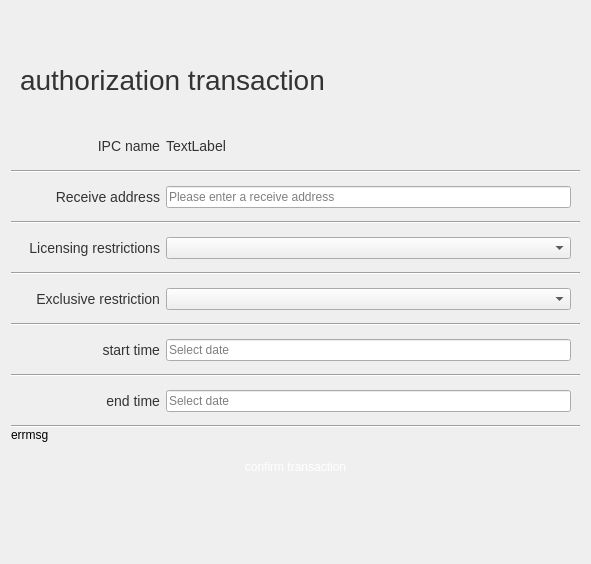
<?xml version="1.0" encoding="UTF-8"?>
<ui version="4.0">
 <class>IpcAuthorizationTransaction</class>
 <widget class="QWidget" name="IpcAuthorizationTransaction">
  <property name="geometry">
   <rect>
    <x>0</x>
    <y>0</y>
    <width>591</width>
    <height>564</height>
   </rect>
  </property>
  <property name="windowTitle">
   <string>Form</string>
  </property>
  <layout class="QVBoxLayout" name="verticalLayout_2">
   <property name="spacing">
    <number>0</number>
   </property>
   <item>
    <widget class="QWidget" name="widget_title" native="true">
     <property name="minimumSize">
      <size>
       <width>0</width>
       <height>111</height>
      </size>
     </property>
     <property name="maximumSize">
      <size>
       <width>16777215</width>
       <height>111</height>
      </size>
     </property>
     <layout class="QGridLayout" name="gridLayout_3">
      <item row="1" column="1">
       <widget class="QLabel" name="label_title">
        <property name="styleSheet">
         <string notr="true">font-size : 28px;
color: rgb(51, 51, 51);</string>
        </property>
        <property name="text">
         <string>authorization transaction</string>
        </property>
        <property name="alignment">
         <set>Qt::AlignLeading|Qt::AlignLeft|Qt::AlignVCenter</set>
        </property>
       </widget>
      </item>
      <item row="1" column="2">
       <spacer name="horizontalSpacer_4">
        <property name="orientation">
         <enum>Qt::Horizontal</enum>
        </property>
        <property name="sizeHint" stdset="0">
         <size>
          <width>40</width>
          <height>20</height>
         </size>
        </property>
       </spacer>
      </item>
      <item row="0" column="1">
       <widget class="QPushButton" name="pushButton_back">
        <property name="minimumSize">
         <size>
          <width>21</width>
          <height>21</height>
         </size>
        </property>
        <property name="maximumSize">
         <size>
          <width>21</width>
          <height>21</height>
         </size>
        </property>
        <property name="styleSheet">
         <string notr="true">border:none;
background-image: url(:/res/png/back.png);</string>
        </property>
        <property name="text">
         <string/>
        </property>
       </widget>
      </item>
     </layout>
    </widget>
   </item>
   <item>
    <widget class="QWidget" name="widget" native="true">
     <layout class="QVBoxLayout" name="verticalLayout">
      <property name="spacing">
       <number>0</number>
      </property>
      <property name="leftMargin">
       <number>0</number>
      </property>
      <property name="topMargin">
       <number>0</number>
      </property>
      <property name="rightMargin">
       <number>0</number>
      </property>
      <property name="bottomMargin">
       <number>0</number>
      </property>
      <item>
       <widget class="QWidget" name="widget_2" native="true">
        <property name="minimumSize">
         <size>
          <width>0</width>
          <height>0</height>
         </size>
        </property>
        <property name="maximumSize">
         <size>
          <width>16777215</width>
          <height>16777215</height>
         </size>
        </property>
        <layout class="QHBoxLayout" name="horizontalLayout_3">
         <item>
          <widget class="QLabel" name="label_11">
           <property name="minimumSize">
            <size>
             <width>140</width>
             <height>30</height>
            </size>
           </property>
           <property name="maximumSize">
            <size>
             <width>140</width>
             <height>16777215</height>
            </size>
           </property>
           <property name="styleSheet">
            <string notr="true">font-size : 14px;
color: rgb(51, 51, 51);</string>
           </property>
           <property name="text">
            <string>IPC name</string>
           </property>
           <property name="alignment">
            <set>Qt::AlignRight|Qt::AlignTrailing|Qt::AlignVCenter</set>
           </property>
          </widget>
         </item>
         <item>
          <widget class="QLabel" name="namelabel">
           <property name="minimumSize">
            <size>
             <width>0</width>
             <height>0</height>
            </size>
           </property>
           <property name="styleSheet">
            <string notr="true">font-size : 14px;
color: rgb(51, 51, 51);</string>
           </property>
           <property name="text">
            <string>TextLabel</string>
           </property>
           <property name="wordWrap">
            <bool>true</bool>
           </property>
          </widget>
         </item>
        </layout>
       </widget>
      </item>
      <item>
       <widget class="Line" name="line_6">
        <property name="orientation">
         <enum>Qt::Horizontal</enum>
        </property>
       </widget>
      </item>
      <item>
       <widget class="QWidget" name="widget_3" native="true">
        <property name="minimumSize">
         <size>
          <width>0</width>
          <height>48</height>
         </size>
        </property>
        <property name="maximumSize">
         <size>
          <width>16777215</width>
          <height>48</height>
         </size>
        </property>
        <layout class="QHBoxLayout" name="horizontalLayout_4">
         <item>
          <widget class="QLabel" name="label_2">
           <property name="minimumSize">
            <size>
             <width>140</width>
             <height>0</height>
            </size>
           </property>
           <property name="maximumSize">
            <size>
             <width>140</width>
             <height>16777215</height>
            </size>
           </property>
           <property name="styleSheet">
            <string notr="true">font-size : 14px;
color: rgb(51, 51, 51);</string>
           </property>
           <property name="text">
            <string>Receive address</string>
           </property>
           <property name="alignment">
            <set>Qt::AlignRight|Qt::AlignTrailing|Qt::AlignVCenter</set>
           </property>
          </widget>
         </item>
         <item>
          <widget class="QLineEdit" name="lineEdit_address">
           <property name="maxLength">
            <number>50</number>
           </property>
           <property name="placeholderText">
            <string>Please enter a receive address</string>
           </property>
          </widget>
         </item>
        </layout>
       </widget>
      </item>
      <item>
       <widget class="Line" name="line">
        <property name="orientation">
         <enum>Qt::Horizontal</enum>
        </property>
       </widget>
      </item>
      <item>
       <widget class="QWidget" name="widget_6" native="true">
        <property name="minimumSize">
         <size>
          <width>0</width>
          <height>48</height>
         </size>
        </property>
        <property name="maximumSize">
         <size>
          <width>16777215</width>
          <height>48</height>
         </size>
        </property>
        <layout class="QHBoxLayout" name="horizontalLayout_7">
         <item>
          <widget class="QLabel" name="label_3">
           <property name="minimumSize">
            <size>
             <width>140</width>
             <height>0</height>
            </size>
           </property>
           <property name="maximumSize">
            <size>
             <width>140</width>
             <height>16777215</height>
            </size>
           </property>
           <property name="styleSheet">
            <string notr="true">font-size : 14px;color: rgb(51, 51, 51);</string>
           </property>
           <property name="text">
            <string>Licensing restrictions</string>
           </property>
           <property name="alignment">
            <set>Qt::AlignRight|Qt::AlignTrailing|Qt::AlignVCenter</set>
           </property>
          </widget>
         </item>
         <item>
          <widget class="QComboBox" name="comboBox_license"/>
         </item>
        </layout>
       </widget>
      </item>
      <item>
       <widget class="Line" name="line_2">
        <property name="orientation">
         <enum>Qt::Horizontal</enum>
        </property>
       </widget>
      </item>
      <item>
       <widget class="QWidget" name="widget_7" native="true">
        <property name="minimumSize">
         <size>
          <width>0</width>
          <height>48</height>
         </size>
        </property>
        <property name="maximumSize">
         <size>
          <width>16777215</width>
          <height>48</height>
         </size>
        </property>
        <layout class="QHBoxLayout" name="horizontalLayout_8">
         <item>
          <widget class="QLabel" name="label_4">
           <property name="minimumSize">
            <size>
             <width>140</width>
             <height>0</height>
            </size>
           </property>
           <property name="maximumSize">
            <size>
             <width>140</width>
             <height>16777215</height>
            </size>
           </property>
           <property name="styleSheet">
            <string notr="true">font-size : 14px;color: rgb(51, 51, 51);</string>
           </property>
           <property name="text">
            <string>Exclusive restriction</string>
           </property>
           <property name="alignment">
            <set>Qt::AlignRight|Qt::AlignTrailing|Qt::AlignVCenter</set>
           </property>
          </widget>
         </item>
         <item>
          <widget class="QComboBox" name="comboBox_exclusive"/>
         </item>
        </layout>
       </widget>
      </item>
      <item>
       <widget class="Line" name="line_3">
        <property name="orientation">
         <enum>Qt::Horizontal</enum>
        </property>
       </widget>
      </item>
      <item>
       <widget class="QWidget" name="widget_5" native="true">
        <property name="minimumSize">
         <size>
          <width>0</width>
          <height>48</height>
         </size>
        </property>
        <property name="maximumSize">
         <size>
          <width>16777215</width>
          <height>48</height>
         </size>
        </property>
        <layout class="QHBoxLayout" name="horizontalLayout_6">
         <item>
          <widget class="QLabel" name="label_5">
           <property name="minimumSize">
            <size>
             <width>140</width>
             <height>0</height>
            </size>
           </property>
           <property name="maximumSize">
            <size>
             <width>140</width>
             <height>16777215</height>
            </size>
           </property>
           <property name="styleSheet">
            <string notr="true">font-size : 14px;color: rgb(51, 51, 51);</string>
           </property>
           <property name="text">
            <string>start time</string>
           </property>
           <property name="alignment">
            <set>Qt::AlignRight|Qt::AlignTrailing|Qt::AlignVCenter</set>
           </property>
          </widget>
         </item>
         <item>
          <widget class="CDateEdit" name="lineEdit_starttime">
           <property name="placeholderText">
            <string>Select date</string>
           </property>
          </widget>
         </item>
        </layout>
       </widget>
      </item>
      <item>
       <widget class="Line" name="line_4">
        <property name="orientation">
         <enum>Qt::Horizontal</enum>
        </property>
       </widget>
      </item>
      <item>
       <widget class="QWidget" name="widget_4" native="true">
        <property name="minimumSize">
         <size>
          <width>0</width>
          <height>48</height>
         </size>
        </property>
        <property name="maximumSize">
         <size>
          <width>16777215</width>
          <height>48</height>
         </size>
        </property>
        <layout class="QHBoxLayout" name="horizontalLayout_5">
         <item>
          <widget class="QLabel" name="label_6">
           <property name="minimumSize">
            <size>
             <width>140</width>
             <height>0</height>
            </size>
           </property>
           <property name="maximumSize">
            <size>
             <width>140</width>
             <height>16777215</height>
            </size>
           </property>
           <property name="styleSheet">
            <string notr="true">font-size : 14px;color: rgb(51, 51, 51);</string>
           </property>
           <property name="text">
            <string>end time</string>
           </property>
           <property name="alignment">
            <set>Qt::AlignRight|Qt::AlignTrailing|Qt::AlignVCenter</set>
           </property>
          </widget>
         </item>
         <item>
          <widget class="CDateEdit" name="lineEdit_endtime">
           <property name="placeholderText">
            <string>Select date</string>
           </property>
          </widget>
         </item>
        </layout>
       </widget>
      </item>
      <item>
       <widget class="Line" name="line_5">
        <property name="orientation">
         <enum>Qt::Horizontal</enum>
        </property>
       </widget>
      </item>
     </layout>
    </widget>
   </item>
   <item>
    <widget class="QLabel" name="label_errmsg">
     <property name="text">
      <string>errmsg</string>
     </property>
    </widget>
   </item>
   <item>
    <layout class="QHBoxLayout" name="horizontalLayout">
     <item>
      <spacer name="horizontalSpacer_2">
       <property name="orientation">
        <enum>Qt::Horizontal</enum>
       </property>
       <property name="sizeHint" stdset="0">
        <size>
         <width>40</width>
         <height>20</height>
        </size>
       </property>
      </spacer>
     </item>
     <item>
      <widget class="QPushButton" name="pushButton_confirm">
       <property name="sizePolicy">
        <sizepolicy hsizetype="Fixed" vsizetype="Fixed">
         <horstretch>0</horstretch>
         <verstretch>0</verstretch>
        </sizepolicy>
       </property>
       <property name="minimumSize">
        <size>
         <width>421</width>
         <height>50</height>
        </size>
       </property>
       <property name="maximumSize">
        <size>
         <width>421</width>
         <height>50</height>
        </size>
       </property>
       <property name="focusPolicy">
        <enum>Qt::NoFocus</enum>
       </property>
       <property name="styleSheet">
        <string notr="true">border:none;
color: rgb(255, 255, 255);
background-image: url(:/res/png/buttons/421_50.png);</string>
       </property>
       <property name="text">
        <string>confirm transaction</string>
       </property>
      </widget>
     </item>
     <item>
      <spacer name="horizontalSpacer_3">
       <property name="orientation">
        <enum>Qt::Horizontal</enum>
       </property>
       <property name="sizeHint" stdset="0">
        <size>
         <width>40</width>
         <height>20</height>
        </size>
       </property>
      </spacer>
     </item>
    </layout>
   </item>
   <item>
    <spacer name="verticalSpacer">
     <property name="orientation">
      <enum>Qt::Vertical</enum>
     </property>
     <property name="sizeHint" stdset="0">
      <size>
       <width>216</width>
       <height>264</height>
      </size>
     </property>
    </spacer>
   </item>
  </layout>
 </widget>
 <customwidgets>
  <customwidget>
   <class>CDateEdit</class>
   <extends>QLineEdit</extends>
   <header>../CDateEdit.h</header>
  </customwidget>
 </customwidgets>
 <resources/>
 <connections/>
</ui>
